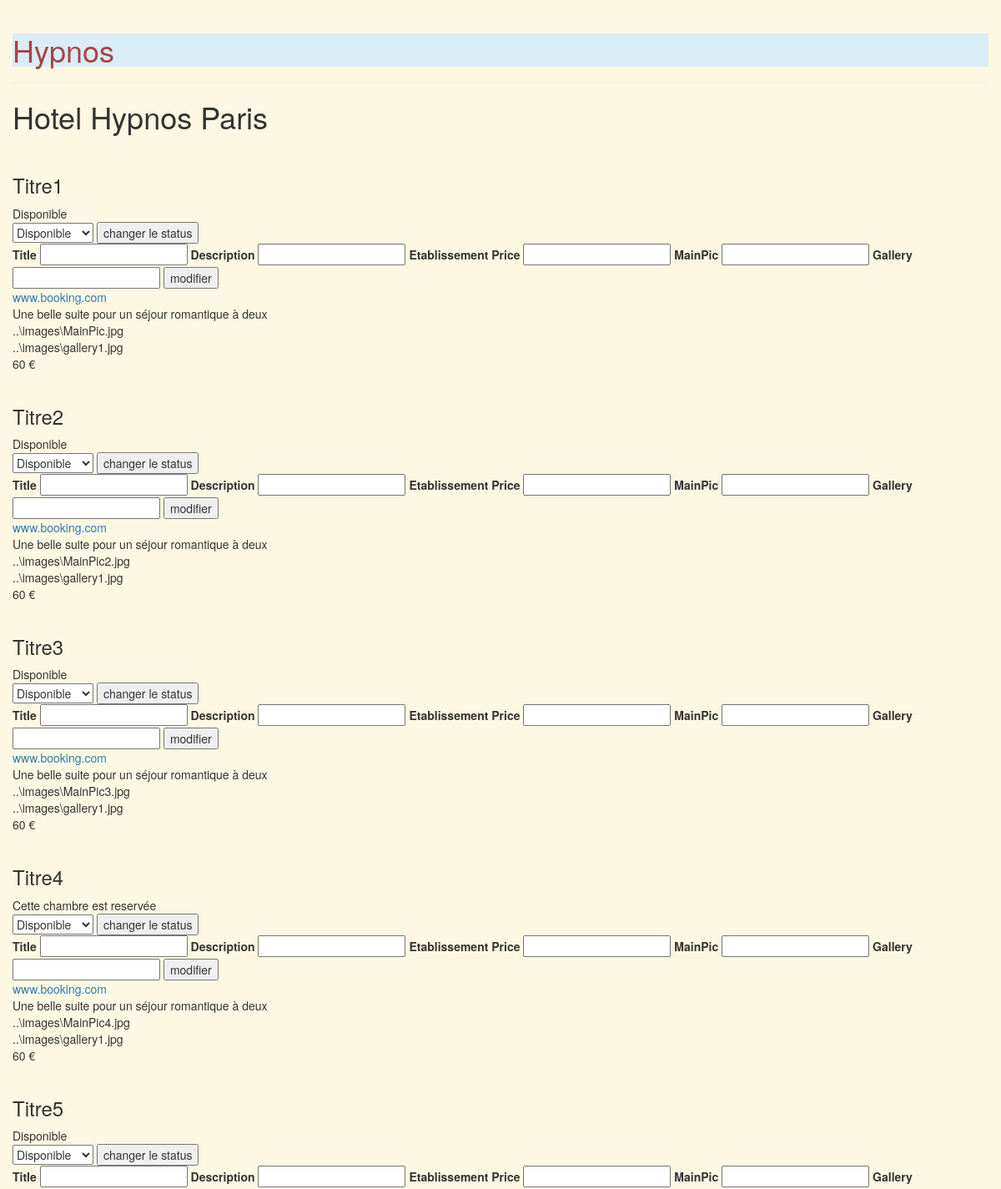
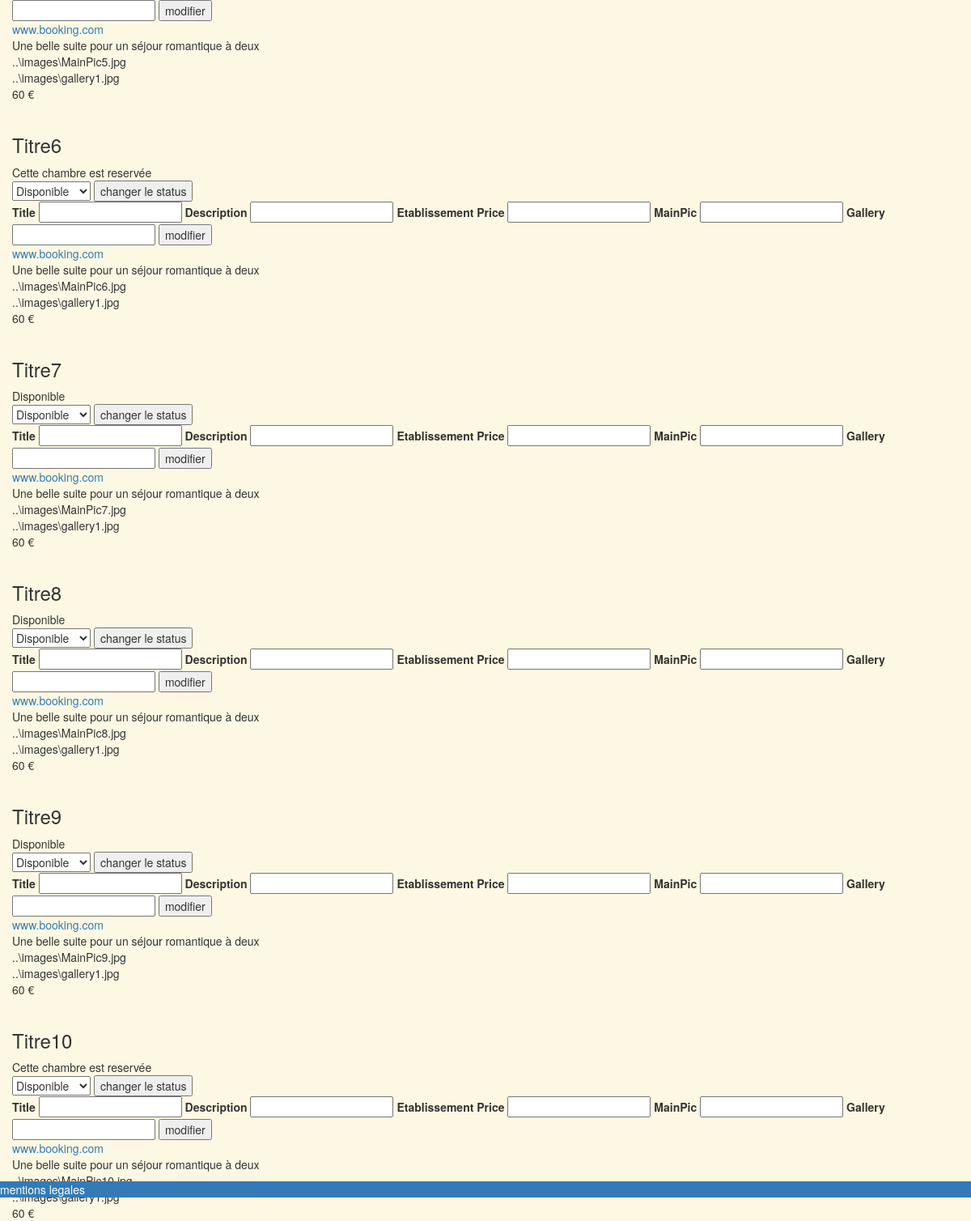
The page /Front/PageEtablissement.php (signed in) on the database its author committed (2 pictures, top to bottom).
### tables this page shows
CREATE TABLE IF NOT EXISTS Establishment(
  ID INTEGER NOT NULL AUTO_INCREMENT,
  Address VARCHAR(250) NOT NULL,
  City VARCHAR(250) NOT NULL,
  Name VARCHAR(250) NOT NULL,
  Manager INTEGER NOT NULL,
  FOREIGN KEY(Manager) REFERENCES User(ID),
  PRIMARY KEY(ID)
);

CREATE TABLE IF NOT EXISTS Suite(
  ID INTEGER NOT NULL AUTO_INCREMENT,
  Title VARCHAR(250) NOT NULL,  
  Establishment INTEGER NOT NULL,  
  Price DECIMAL NOT NULL,  
  IsOccupied BOOLEAN NOT NULL,  
  BookingLink VARCHAR(250) NOT NULL,  
  Description VARCHAR(1000) NOT NULL,  
  MainPic VARCHAR(250) NOT NULL,  
  Gallery VARCHAR(250) NOT NULL,
  Gallery2 VARCHAR(250) NOT NULL,
  Gallery3 VARCHAR(250) NOT NULL,
  FOREIGN KEY(Establishment) REFERENCES Establishment(ID),  
  PRIMARY KEY(ID)
);

### Back/ConnectToDatabase.php (called while the page is built, shortened)
<?php
function selectFromDatabase($table, $key, $data, $conn){
  $sql = "SELECT * FROM $table WHERE $key = '$data'";
  $result = mysqli_query($conn, $sql);
  $row = mysqli_fetch_all($result, MYSQLI_ASSOC);
  return $row;
}

### Back/DisplaySuite.php (the view, shortened to what this page needs)
<?php
require_once 'ConnectToDatabase.php';
if(isset($_SESSION['Role']) && ($_SESSION['Role'] == 2)){
  $Manager = $_SESSION['ID'];
  $establishments = selectFromDatabase('Establishment', 'Manager', $Manager, $conn);
  foreach($establishments as $establishment){
    $establishmentID = $establishment['ID'];
    $establishmentName = $establishment['Name'];
  }
  echo '<h1>'.$establishmentName.'</h1>' ;
  $suites = selectFromDatabase('Suite', 'Establishment', $establishmentID, $conn);
  foreach($suites as $suite){
       echo '<h3>'.htmlspecialchars($suite['Title']).'</br></h3>';
       $isOccupied = $suite['IsOccupied'];
       if($isOccupied == 1){
         echo "Cette chambre est reservée</br>";
       }else{
         echo "Disponible</br>";
       }
       require '../back/formChangeSuiteStatus.php';
       require '../back/formModifySuite.php';
       echo  '<a href="../www.booking.com">'.htmlspecialchars($suite['BookingLink']).'</a></br>';
       echo $suite['Description'].'</br>';
       echo $suite['MainPic'].'</br>';
       echo $suite['Gallery'].'</br>';
       echo $suite['Price'].' €'.'</br>';
     }
}

### Back/formChangeSuiteStatus.php (shortened to what this page needs)
<form method="POST" action="../Back/scriptChangeSuiteStatus.php" enctype="multipart/form-data">
    <select name="isOccupied">
        <option value="0">Disponible</option>
    </select>
    <button type="submit">changer le status</button>
</form>

### Back/formModifySuite.php (shortened to what this page needs)
<form method="POST" action="../back/scriptModifySuite.php"enctype="multipart/form-data">
    <label>Title</label>
    <input name="Title" type="text">
    <label>Description</label>
    <input name="Description" type="text">
    <label>Etablissement</label>
    <label>Price</label>
    <input name="Price" type="int">
    <label>MainPic</label>
    <input name="MainPic" type="text">
    <label>Gallery</label>
    <input name="Gallery" type="text">
    <button type="submit">modifier</button>
</form>

### rows shown on the page
establishment: Name "Hotel Hypnos Paris"
suite: Title "Titre1", IsOccupied "Disponible", BookingLink "www.booking.com", Description "Une belle suite pour un séjour romantique à deux", MainPic "..\\images\\MainPic.jpg", Gallery "..\\images\\gallery1.jpg", Price "60"
suite: Title "Titre2", IsOccupied "Disponible", BookingLink "www.booking.com", Description "Une belle suite pour un séjour romantique à deux", MainPic "..\\images\\MainPic2.jpg", Gallery "..\\images\\gallery1.jpg", Price "60"
suite: Title "Titre3", IsOccupied "Disponible", BookingLink "www.booking.com", Description "Une belle suite pour un séjour romantique à deux", MainPic "..\\images\\MainPic3.jpg", Gallery "..\\images\\gallery1.jpg", Price "60"
suite: Title "Titre4", IsOccupied "Cette chambre est reservée", BookingLink "www.booking.com", Description "Une belle suite pour un séjour romantique à deux", MainPic "..\\images\\MainPic4.jpg", Gallery "..\\images\\gallery1.jpg", Price "60"
suite: Title "Titre5", IsOccupied "Disponible", BookingLink "www.booking.com", Description "Une belle suite pour un séjour romantique à deux", MainPic "..\\images\\MainPic5.jpg", Gallery "..\\images\\gallery1.jpg", Price "60"
suite: Title "Titre6", IsOccupied "Cette chambre est reservée", BookingLink "www.booking.com", Description "Une belle suite pour un séjour romantique à deux", MainPic "..\\images\\MainPic6.jpg", Gallery "..\\images\\gallery1.jpg", Price "60"
suite: Title "Titre7", IsOccupied "Disponible", BookingLink "www.booking.com", Description "Une belle suite pour un séjour romantique à deux", MainPic "..\\images\\MainPic7.jpg", Gallery "..\\images\\gallery1.jpg", Price "60"
suite: Title "Titre8", IsOccupied "Disponible", BookingLink "www.booking.com", Description "Une belle suite pour un séjour romantique à deux", MainPic "..\\images\\MainPic8.jpg", Gallery "..\\images\\gallery1.jpg", Price "60"
suite: Title "Titre9", IsOccupied "Disponible", BookingLink "www.booking.com", Description "Une belle suite pour un séjour romantique à deux", MainPic "..\\images\\MainPic9.jpg", Gallery "..\\images\\gallery1.jpg", Price "60"
suite: Title "Titre10", IsOccupied "Cette chambre est reservée", BookingLink "www.booking.com", Description "Une belle suite pour un séjour romantique à deux", MainPic "..\\images\\MainPic10.jpg", Gallery "..\\images\\gallery1.jpg", Price "60"
